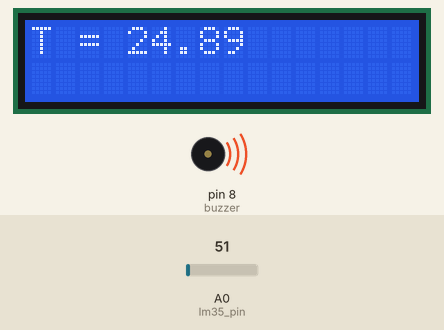
Recording of a sketch running on a simulated Arduino Uno, built with avr-gcc and run on an emulated ATmega328P. Parts: 16×2 character LCD, buzzer (waves = sounding, pin HIGH). The inputs (shaded band) are chosen by the test bench; at power-on: A0 (lm35_pin) = 51. What the sketch prints to the serial monitor is not drawn.

Above: at 1.2 s.
1.3 s: A0 (lm35_pin) set to 62
At 2.2 s:
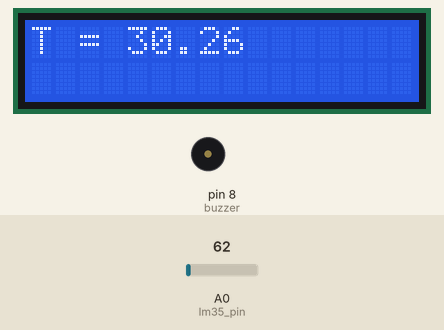
3.1 s: A0 (lm35_pin) set to 71
At 4.4 s:
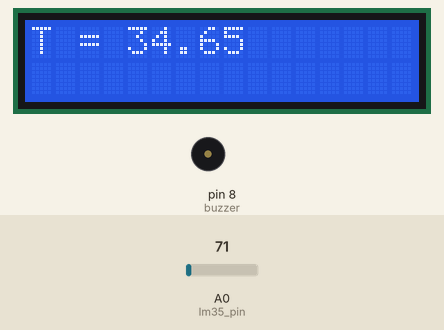
4.7 s: A0 (lm35_pin) set to 61
At 6.1 s:
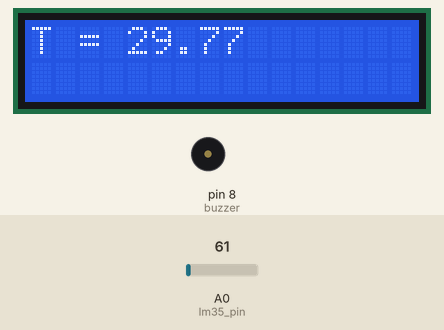
Timing chart, 0 to 7.7 s (numbered marks = the images above; inputs shaded):
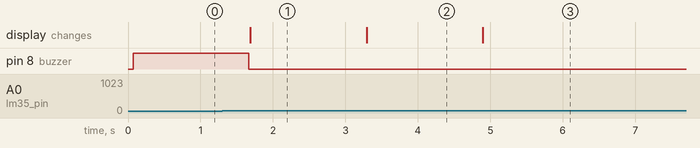

Measured:
- the behaviour switches between 57 and 58 on A0 (lm35_pin) (found by bisection; images 0 and 1)
- after the input at 1.3 s, pin 8 (buzzer): HIGH → LOW after 0.37 s; the display: changes after 0.39 s (image 1)
- after the input at 3.1 s, the display: changes after 0.19 s (image 2)
- after the input at 4.7 s, the display: changes after 0.20 s (image 3)

The sketch:

8_LM35_buzzer_LCD_I2C.ino
```cpp
#include <LiquidCrystal_I2C.h>
LiquidCrystal_I2C lcd(0x27,16,2);  // set the LCD address to 0x3F for a 16 chars and 2 line display


const int lm35_pin = A0;  /* LM35 O/P pin */
int buzzer = 8 ;
int temp_adc_val;
float temp_val;
const int temp_max = 28;

void setup() {
  Serial.begin(9600);
  lcd.init();
  lcd.backlight();
  pinMode (buzzer, OUTPUT) ;
}

void loop() {
  temp_adc_val = analogRead(lm35_pin);  /* Read Temperature */
  temp_val = (temp_adc_val * 4.88); /* Convert adc value to equivalent voltage */
  temp_val = (temp_val/10); /* LM35 gives output of 10mv/°C */
  Serial.print("Temperature = ");
  Serial.print(temp_val);
  Serial.println(" Degree Celsius");
  lcd.setCursor(0,0);
  lcd.print("T = ");
  lcd.setCursor(4,0);
  lcd.print(temp_val);
  if(temp_val >= temp_max)
  {
    /*bloc d'execution*/
    digitalWrite (buzzer, LOW) ; //no tone
    Serial.println("***************************************");
    Serial.println("Temperature not ok\n");
  }
  else
  {
    digitalWrite (buzzer, HIGH) ;
    Serial.println("***************************************");
    Serial.println("Temperature ok\n");
  }
  delay(500);
}
```
